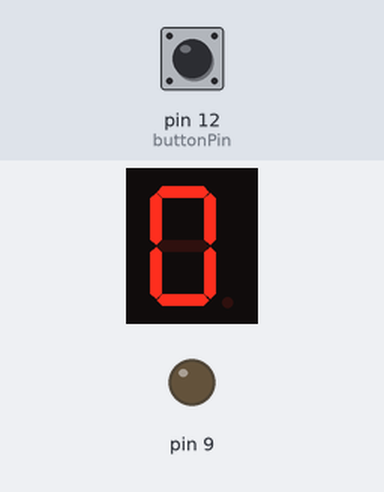
A sketch run on a simulated Arduino Uno, built with avr-gcc and run on an emulated ATmega328P. Shown: 1-digit seven-segment display, output pins drawn as LEDs (lit = HIGH). Wiring (inferred from the names in the program): 1-digit 7-segment display, segments lit when LOW: segments pin 2, pin 3, pin 4, pin 5, pin 6, pin 7, pin 8. The inputs (shaded band) are chosen by the test bench; at power-on: pin 12 (buttonPin) HIGH. The segment pins are drawn as the display they are named for; pins used as bus, display or sensor lines are not drawn.

Above: at 2.8 s.
2.9 s: pin 12 (buttonPin) pulled LOW for 1.2 s
At 4.9 s:
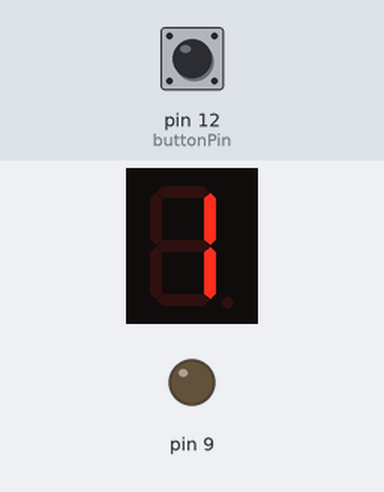
5.6 s: pin 12 (buttonPin) pulled LOW for 1.2 s
At 8.2 s:
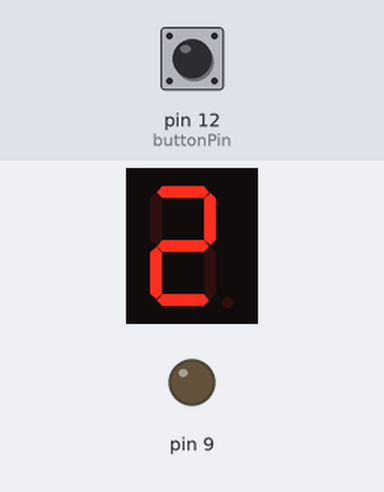
8.5 s: pin 12 (buttonPin) pulled LOW for 3.2 s
At 10.7 s:
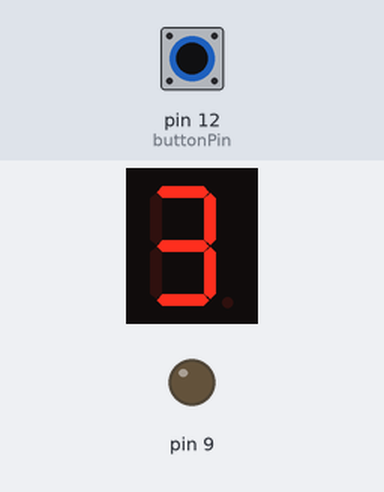
Timing chart, 0 to 12.2 s (numbered marks = the images above; inputs shaded):
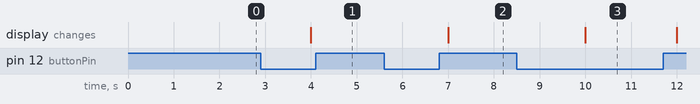

Measured:
- after the input at 2.9 s, the display: changes after 1.1 s (image 1)
- after the input at 5.6 s, the display: changes after 1.4 s (image 2)
- after the input at 8.5 s, the display: changes after 1.5 s (image 3)

The sketch:

WK12.ino
```cpp
byte seven_seg_digits[10][7]={{0,0,0,0,0,0,1},
{1,0,0,1,1,1,1},
{0,0,1,0,0,1,0},
{0,0,0,0,1,1,0},
{1,0,0,1,1,0,0},
{0,1,0,0,1,0,0}, // = 5
{0,1,0,0,0,0,0}, // = 6
{0,0,0,1,1,1,1}, // = 7
{0,0,0,0,0,0,0}, // = 8
{0,0,0,1,1,0,0} // = 9
};
byte pin_number[7]={2,3,4,5,6,7,8};
const int buttonPin=12;
int buttonState=0;
int num=0;

void setup() {
pinMode(2,OUTPUT);
pinMode(3,OUTPUT);
pinMode(4,OUTPUT);
pinMode(5,OUTPUT);
pinMode(6,OUTPUT);
pinMode(7,OUTPUT);
pinMode(8,OUTPUT);
pinMode(9, OUTPUT);
  digitalWrite(9, 0);  // 關閉小數點
  digitalWrite(buttonPin,HIGH);
  pinMode(buttonPin,INPUT);
}

void sevenSegWrite(byte digit) {
  byte pin = 2;
  for (byte seg = 0; seg < 7; ++seg) {
    digitalWrite(pin, seven_seg_digits[digit][seg]);
    ++pin;
  }
}

void loop() {

  buttonState = digitalRead(buttonPin);

  if(buttonState == LOW){
    delay(1000);
     num ++;
    if(num > 9){
       num = 0;
    }
}
  sevenSegWrite(num);
 delay(1000);

}
```
